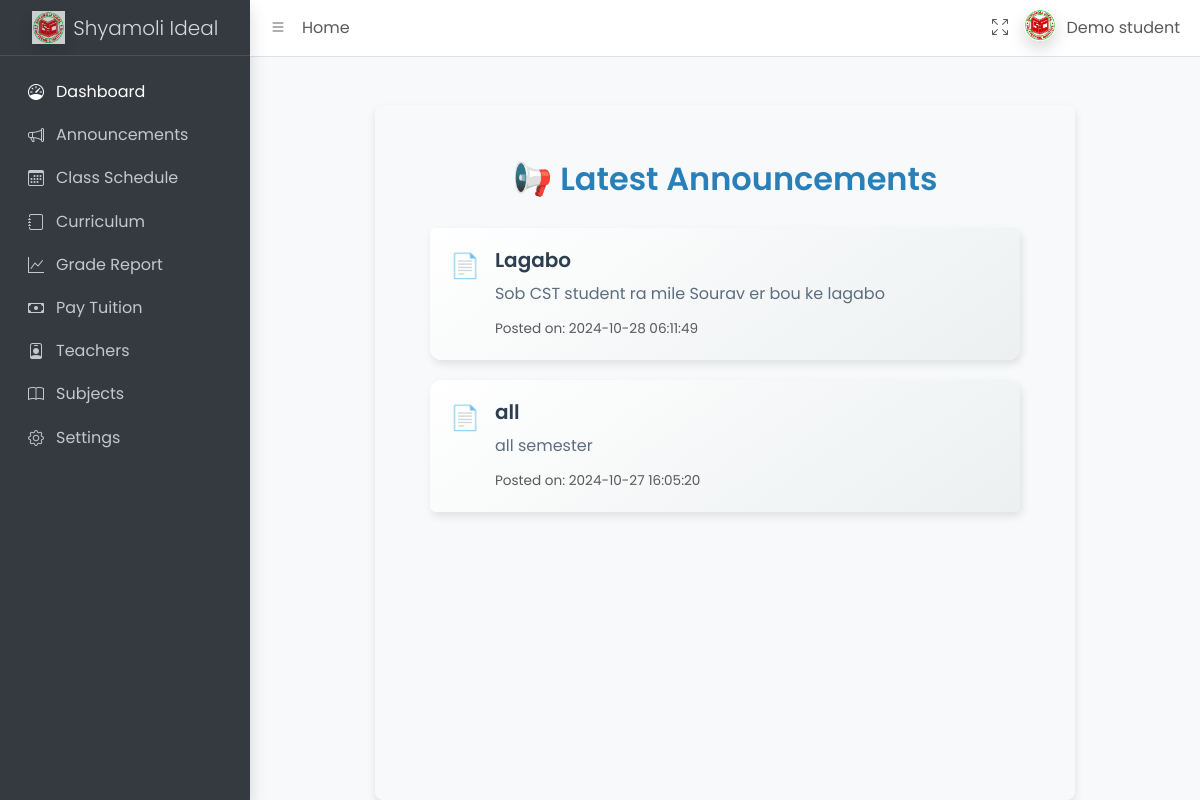
Screenshot of /student/dist/pages/announcements.php (signed in) with the database file from the repository.
### tables this page shows
CREATE TABLE `notices` (
  `id` int(11) NOT NULL,
  `title` varchar(255) NOT NULL,
  `content` text NOT NULL,
  `created_at` timestamp NOT NULL DEFAULT current_timestamp(),
  `semester` enum('1st','2nd','3rd','4th','5th','6th','7th','8th','All Semester') NOT NULL DEFAULT 'All Semester'
);

### student/dist/pages/announcements.php (the view, shortened to what this page needs)
<?php
require_once 'partials/header.php';
require_once 'partials/navbar.php';
require_once 'partials/sidebar.php';
$user_id = $_SESSION['user_id'];
$query = $conn->prepare("SELECT semester FROM users WHERE user_id = ?");
$query->bind_param("s", $user_id);
$query->execute();
$result = $query->get_result();
$user = $result->fetch_assoc();
$user_semester = $user['semester'];
$stmt = $conn->prepare("
    SELECT * FROM notices
    WHERE semester = ? OR semester = 'All Semester'
    ORDER BY created_at DESC
");
$stmt->bind_param("s", $user_semester);
$stmt->execute();
$notices = $stmt->get_result();
?>
<!DOCTYPE html>
<html lang="en">
<head>
    <link rel="stylesheet" href="../assets/bootstrap/css/bootstrap.min.css">
</head>
<body>
    <div class="container mt-5">
        <h2 class="text-center">📢 Latest Announcements</h2>
        <?php if ($notices->num_rows > 0): ?>
            <ul class="list-group">
                <?php while ($notice = $notices->fetch_assoc()): ?>
                    <li class="list-group-item d-flex align-items-start">
                        <span class="notice-icon">📄</span>
                        <div>
                            <h5 class="notice-title">
                                <?php echo htmlspecialchars($notice['title']); ?>
                            </h5>
                            <p class="notice-content">
                                <?php echo nl2br(htmlspecialchars($notice['content'])); ?>
                            </p>
                            <small class="text-muted">
                                Posted on: <?php echo htmlspecialchars($notice['created_at']); ?>
                            </small>
                        </div>
                    </li>
                <?php endwhile; ?>
            </ul>
        <?php else: ?>
            <div class="alert alert-info text-center" role="alert">
                No announcements available at the moment.
            </div>
        <?php endif; ?>
    </div>
</body>
</html>
<?php require_once 'partials/footer.php' ?>

### student/dist/pages/announcements.php (style rules this page uses)
body { background-color: #f4f6f9; font-family: 'Poppins', sans-serif; color: #2c3e50; }
h2 { margin-bottom: 30px; color: #2980b9; animation: slideIn 1.5s; font-weight: 600; font-size: 2rem; }
.list-group-item { background: linear-gradient(145deg, #ffffff, #ecf0f1); margin-bottom: 20px; border: none; border-radius: 12px; padding: 20px; box-shadow: 2px 4px 8px rgba(0, 0, 0, 0.1); transition: transform 0.3s, box-shadow 0.3s; }
.notice-icon { font-size: 1.5rem; margin-right: 15px; color: #3498db; }
.notice-title { font-weight: 600; color: #2c3e50; font-size: 1.25rem; }
.notice-content { margin: 10px 0; color: #5d6d7e; }
.text-muted { font-size: 0.85rem; color: #95a5a6; }
.container { max-width: 700px; padding: 55px; }

### rows the page displays
notices: title "Lagabo", content "Sob CST student ra mile Sourav er bou ke lagabo", created_at "2024-10-28 06:11:49"
notices: title "all", content "all semester", created_at "2024-10-27 16:05:20"
